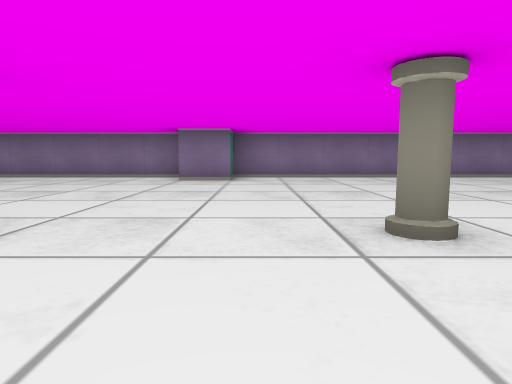
view 1 (above)

17 first-person views from a walk through a cub3D maze. The camera is about half as high as the walls, tilts 6° down and sees 75° across. The floor is counted in squares. Each view is taken from the middle of a square. On the plan, view 1 faces up. The plan holds only what a view shows up to about 9 squares ahead; the rest is blank. The place goes on beyond the plan.

view 2
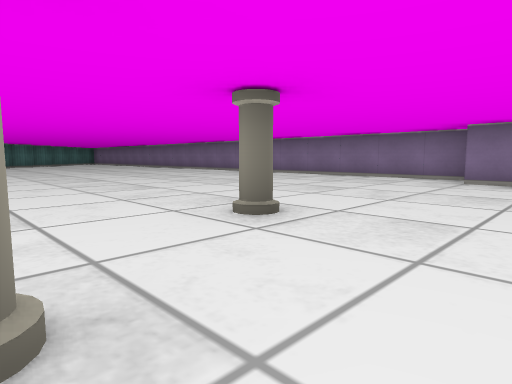

view 3
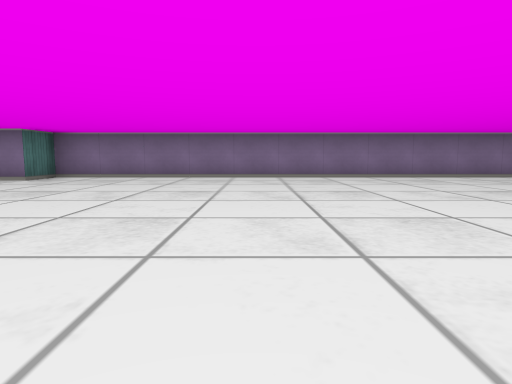

view 4
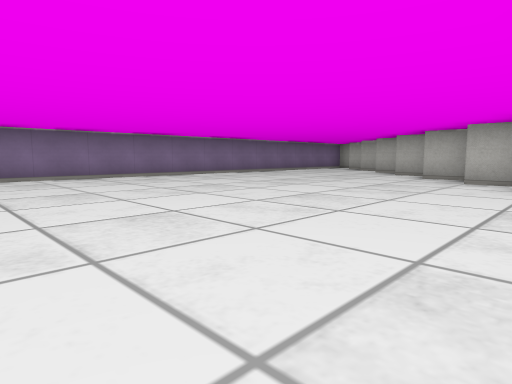

view 5
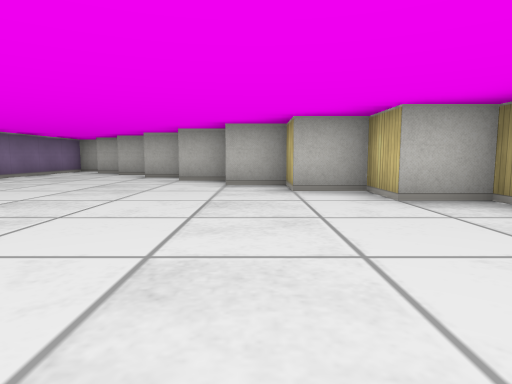

view 6
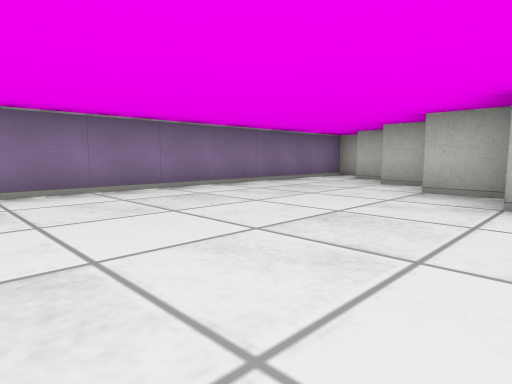

view 7
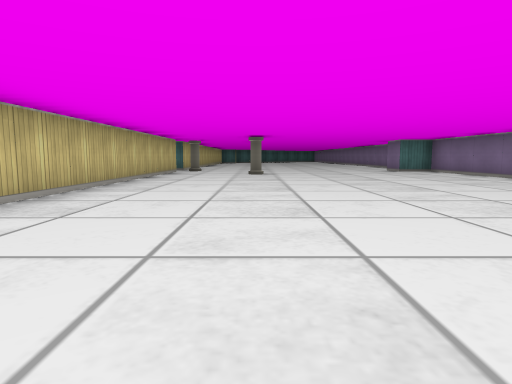

view 8
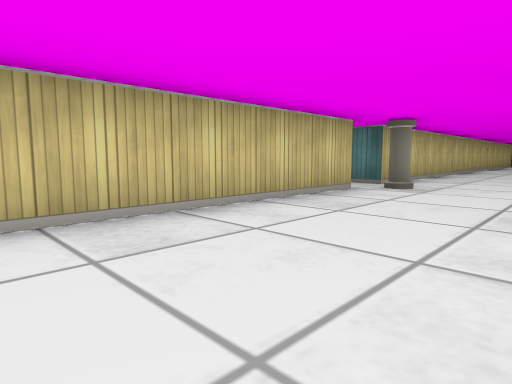

view 9
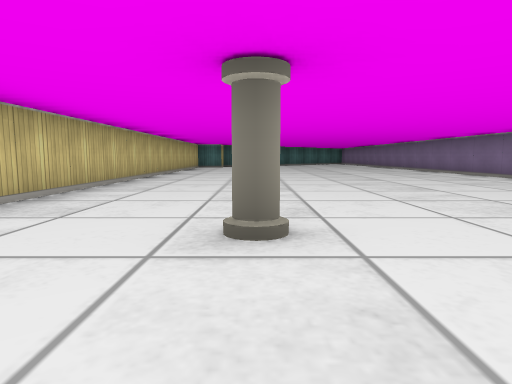

view 10
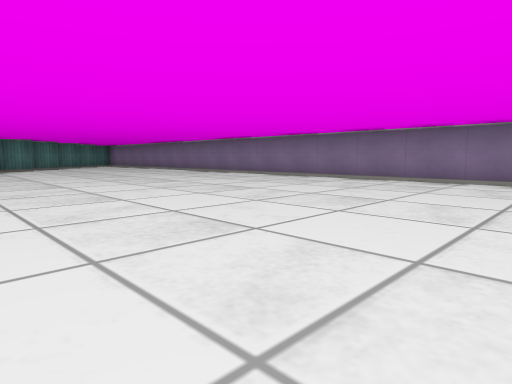

view 11
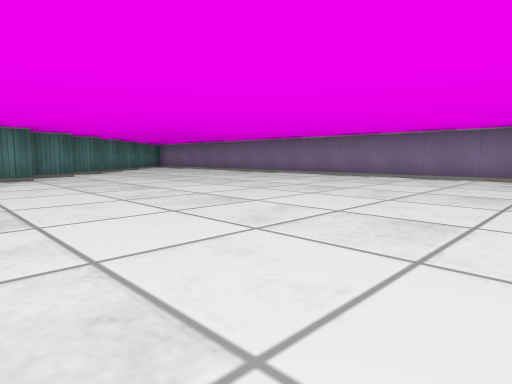

view 12
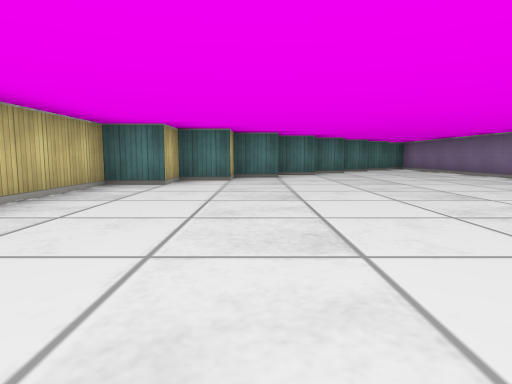

view 13
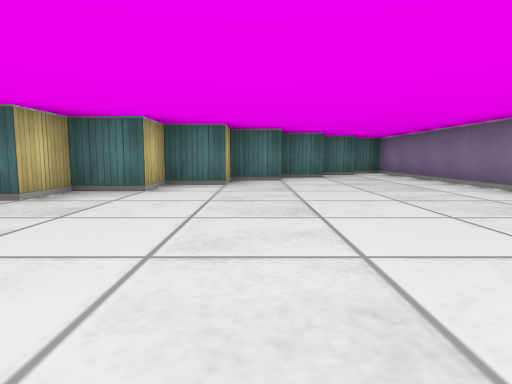

view 14
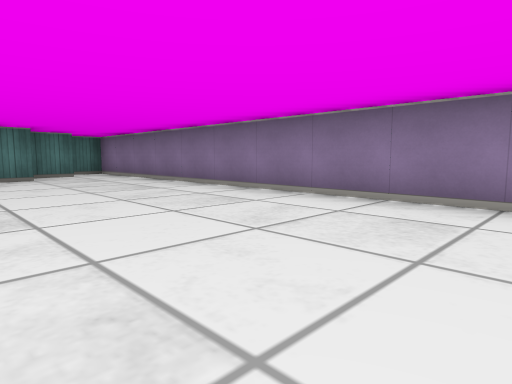

view 15
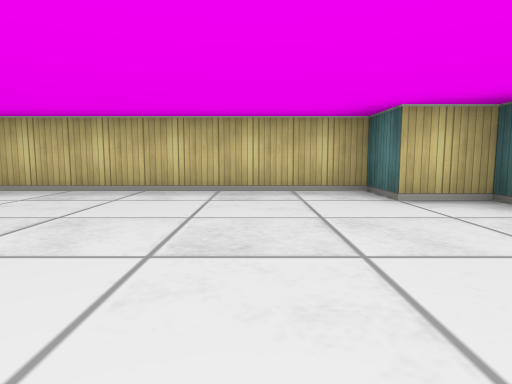

view 16
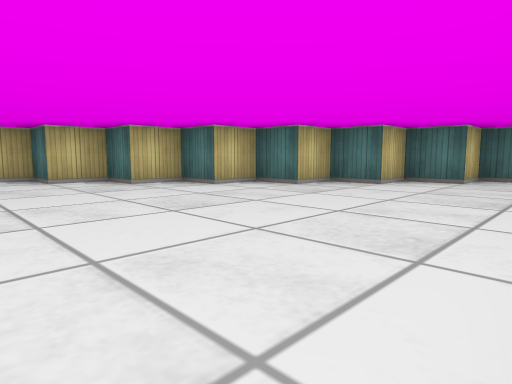

view 17
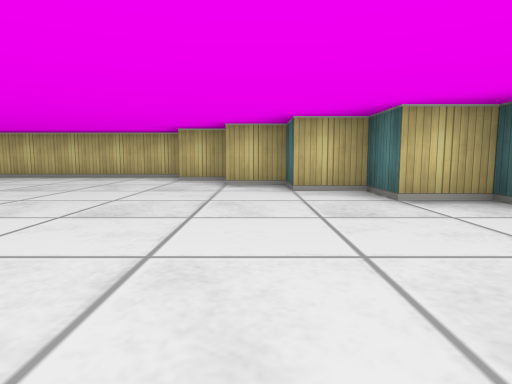

### Floor plan
Points are (right, up) in squares from view 1. A wall is a line through its corners. A room is listed if a view was taken in it or the views show most of it. See-through windows are left out.
Room 1 (views 1, 2, 3, 4, 5, 6, 7, 8, 9, 10, 11, 12, 13, 14, 15, 16, 17)
walls: (-1.6, 7.5) (-21.5, 7.5) (-21.5, 6.8); (-0.6, -0.5) (6.9, -0.5); (11.5, -0.6) (11.5, 0.5) (12.5, 0.5) (12.5, 1.5) (13.5, 1.5) (13.5, 2.5); (14.5, 2.5) (14.5, 3.5); (15.5, 3.6) (15.5, 4.5); (16.5, 4.8) (16.5, 5.5); (-20.5, 6.6) (-20.5, 5.5) (-19.5, 5.5) (-19.5, 4.5) (-18.5, 4.5) (-18.5, 3.5) (-17.5, 3.5) (-17.5, 2.5) (-16.5, 2.5) (-16.5, 1.5) (-15.5, 1.5) (-15.5, 0.5) (-14.5, 0.5) (-14.5, -0.5) (-1.5, -0.5); (17.5, 5.9) (17.5, 6.5); (18.5, 7) (18.5, 7.5) (-0.5, 7.5) (-0.5, 6.5) (-1.5, 6.5)
objects: pillar (-2, 2); pillar (-1, 0); pillar (1, 2)

Positions as (right, up) in squares from view 1, and headings:
1: (0, 0), facing up
2: (0, 0), facing up-left
3: (4, 0), facing up
4: (6, 0), facing up-right
5: (8, 2), facing right
6: (11, 3), facing up-right
7: (10, 2), facing left
8: (4, 2), facing down-left
9: (0, 2), facing left
10: (-5, 1), facing up-left
11: (-8, 0), facing up-left
12: (-9, 2), facing left
13: (-12, 4), facing left
14: (-12, 4), facing up-left
15: (-13, 4), facing down
16: (-13, 7), facing down-left
17: (-16, 7), facing down
